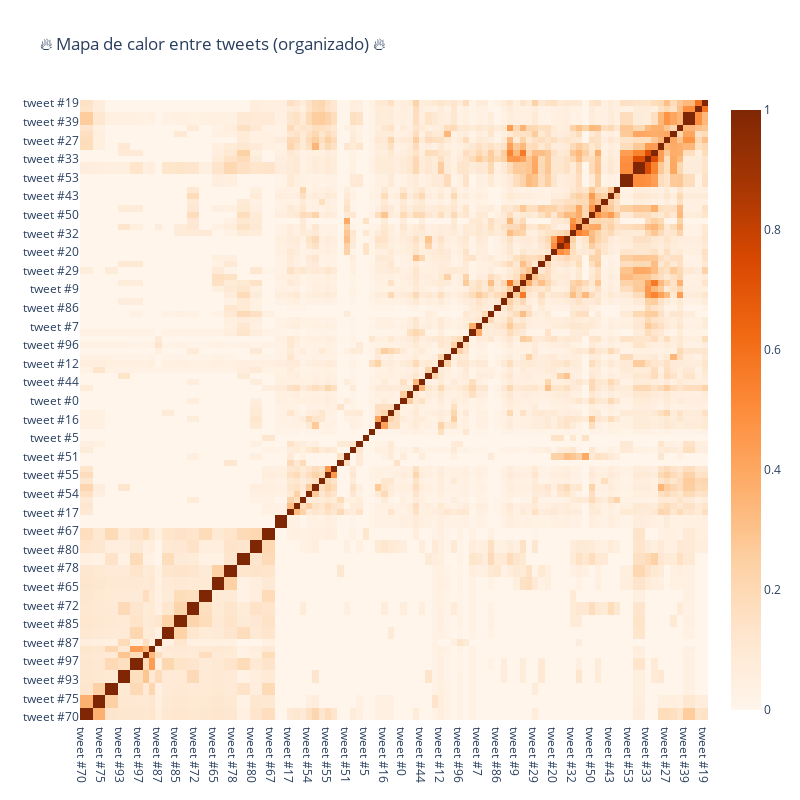

The cell this chart's notebook holds for it:
### Code cell
trace = go.Heatmap(z=temp2.values.tolist(),
                   x=temp2.index.values,
                   y=temp2.columns.values,
                   colorscale='Oranges')

layout = go.Layout(title='🔥 Mapa de calor entre tweets (organizado) 🔥',
                   width=800, height=800)

fig = go.Figure(data=[trace],layout=layout)
iplot(fig)

### Figure 1 — Plotly figure (JSON) as saved in the notebook; plotly's stock layout.template omitted (floating-point values rounded to 4 significant figures; data arrays with more than 128 entries replaced by an {"elided": "..."} marker saying what was removed)
{"data": [{"colorscale": [[0, "rgb(255,245,235)"], [0.125, "rgb(254,230,206)"], [0.25, "rgb(253,208,162)"], [0.375, "rgb(253,174,107)"], [0.5, "rgb(253,141,60)"], [0.625, "rgb(241,105,19)"], [0.75, "rgb(217,72,1)"], [0.875, "rgb(166,54,3)"], [1, "rgb(127,39,4)"]], "type": "heatmap", "x": ["tweet #70", "tweet #69", "tweet #76", "tweet #75", "tweet #73", "tweet #74", "tweet #93", "tweet #92", "tweet #98", "tweet #97", "tweet #81", "tweet #94", "tweet #87", "tweet #90", "tweet #89", "tweet #85", "tweet #84", "tweet #71", "tweet #72", "tweet #83", "tweet #82", "tweet #65", "tweet #66", "tweet #77", "tweet #78", "tweet #57", "tweet #58", "tweet #80", "tweet #79", "tweet #68", "tweet #67", "tweet #99", "tweet #88", "tweet #17", "tweet #45", "tweet #3", "tweet #54", "tweet #31", "tweet #47", "tweet #55", "tweet #8", "tweet #2", "tweet #51", "tweet #34", "tweet #35", "tweet #5", "tweet #95", "tweet #13", "tweet #16", "tweet #15", "tweet #18", "tweet #0", "tweet #4", "tweet #21", "tweet #44", "tweet #1", "tweet #6", "tweet #12", "tweet #91", "tweet #10", "tweet #96", "tweet #30", "tweet #11", "tweet #7", "tweet #48", "tweet #28", "tweet #86", "tweet #62", "tweet #25", "tweet #9", "tweet #61", "tweet #59", "tweet #29", "tweet #23", "tweet #22", "tweet #20", "tweet #36", "tweet #42", "tweet #32", "tweet #38", "tweet #24", "tweet #50", "tweet #46", "tweet #37", "tweet #43", "tweet #14", "tweet #52", "tweet #53", "tweet #64", "tweet #63", "tweet #33", "tweet #56", "tweet #26", "tweet #27", "tweet #60", "tweet #49", "tweet #39", "tweet #40", "tweet #41", "tweet #19"], "y": ["tweet #70", "tweet #69", "tweet #76", "tweet #75", "tweet #73", "tweet #74", "tweet #93", "tweet #92", "tweet #98", "tweet #97", "tweet #81", "tweet #94", "tweet #87", "tweet #90", "tweet #89", "tweet #85", "tweet #84", "tweet #71", "tweet #72", "tweet #83", "tweet #82", "tweet #65", "tweet #66", "tweet #77", "tweet #78", "tweet #57", "tweet #58", "tweet #80", "tweet #79", "tweet #68", "tweet #67", "tweet #99", "tweet #88", "tweet #17", "tweet #45", "tweet #3", "tweet #54", "tweet #31", "tweet #47", "tweet #55", "tweet #8", "tweet #2", "tweet #51", "tweet #34", "tweet #35", "tweet #5", "tweet #95", "tweet #13", "tweet #16", "tweet #15", "tweet #18", "tweet #0", "tweet #4", "tweet #21", "tweet #44", "tweet #1", "tweet #6", "tweet #12", "tweet #91", "tweet #10", "tweet #96", "tweet #30", "tweet #11", "tweet #7", "tweet #48", "tweet #28", "tweet #86", "tweet #62", "tweet #25", "tweet #9", "tweet #61", "tweet #59", "tweet #29", "tweet #23", "tweet #22", "tweet #20", "tweet #36", "tweet #42", "tweet #32", "tweet #38", "tweet #24", "tweet #50", "tweet #46", "tweet #37", "tweet #43", "tweet #14", "tweet #52", "tweet #53", "tweet #64", "tweet #63", "tweet #33", "tweet #56", "tweet #26", "tweet #27", "tweet #60", "tweet #49", "tweet #39", "tweet #40", "tweet #41", "tweet #19"], "z": {"elided": "100x100 float values"}}], "layout": {"height": 800, "title": {"text": "🔥 Mapa de calor entre tweets (organizado) 🔥"}, "width": 800}}
